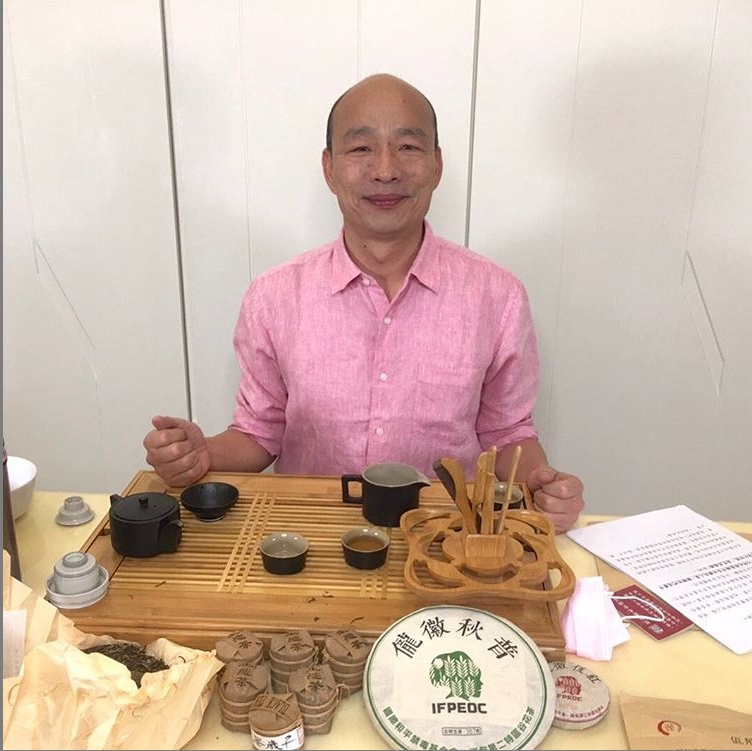
%> input picture 数字图像与数字图像处理/matlab_code/BOOK/vegatable.png, 752 x 751 px
$ octave vegatable.m   (GNU Octave 9; MATLAB toolbox functions it lacks are replaced by stand-ins)
%> lines starting %> are read from the running program, lines starting %| are printed output that depends on the picture; in (x1, y1, x2, y2) boxes, pixels count from 0 and x2, y2 are one past the last pixel; in counts of white or black regions, pixels touching at a corner belong together; the program's own positions count from 1
clc;clear;
s=what;
p=s.path;
I=imread("D:\OneDrive - cozecn\自动化\数字图像与数字图像处理\matlab_code\BOOK\vegatable.png");
%> I is the input picture: size 751x752x3 uint8; mean R, G, B 206.3, 182.1, 168.3
I1=rgb2gray(I);
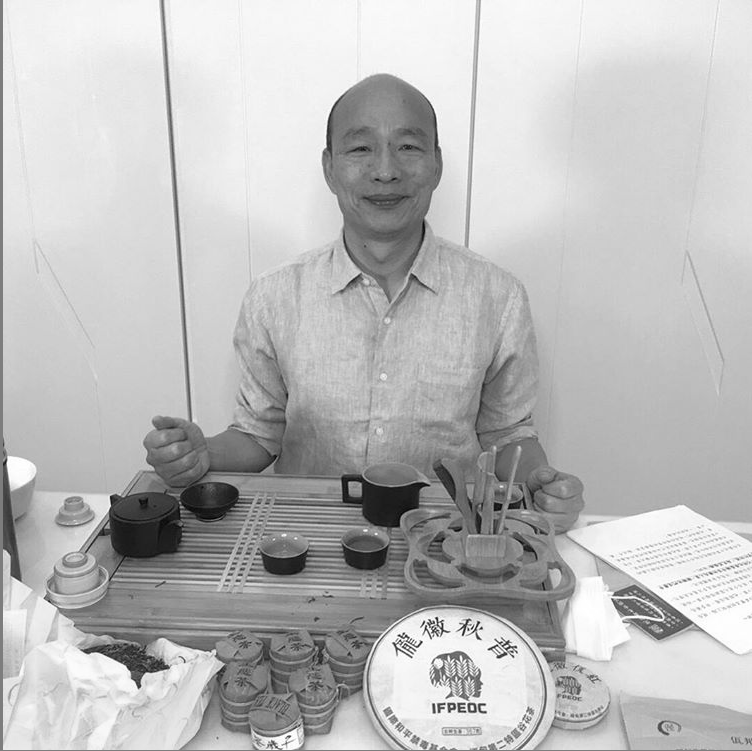
%> I1: size 751x752 uint8; min 2, max 255, mean 187.7
[m,n]=size(I1);
%> m = 751; n = 752
x=2:m-1;
%> x = 749 values from 2 to 750
y=2:n-1;
%> y = 750 values from 2 to 751
flag=0.0001;%阀值
% [9 lines of commented-out code are left out]
%%subplot(1,3,3),imshow(edge,[]);title('自定义边缘图像');

GG=10;
subplot(4,4,1),imshow(I);title('原始图像');
subplot(4,4,2),imshow(I1);title('灰度图像');
for tt = 1:14
    flag=  flag*exp(1);
    index=find(abs(I1(x,y)-I1(x-1,y))>flag...
           |abs(I1(x,y)-I1(x,y-1))>flag...
           |abs(I1(x,y)-I1(x,y+1))>flag...
           |abs(I1(x,y)-I1(x+1,y))>flag);
    edge=ones(m-2,n-2);
    edge(index)=0;
    %figure();
    subplot(4,4,2+tt),imshow(edge,[]);title("边缘"+flag);
end
%> this loop made 14 passes
%> pass 1, `imshow(edge,[])`:
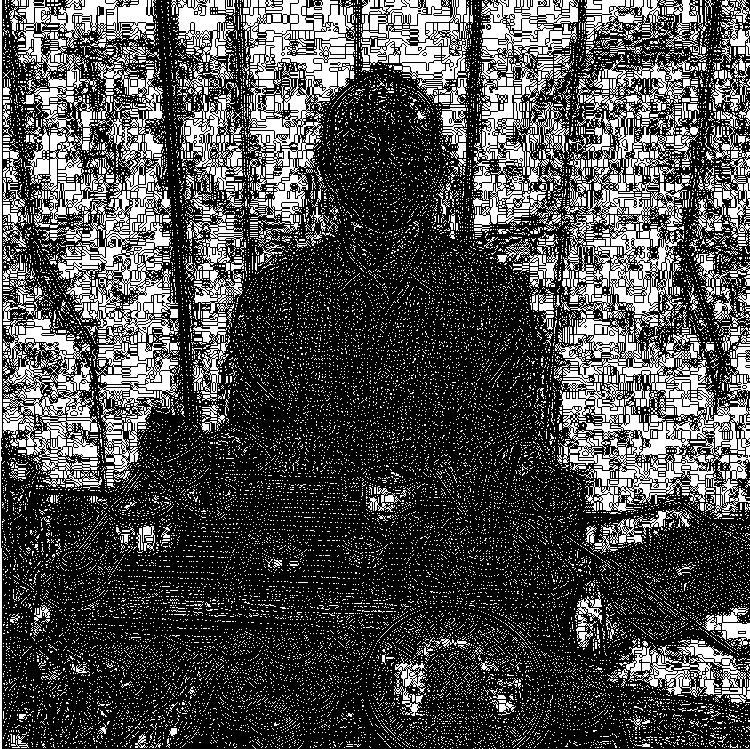
%> displayed picture: size 749x750, on the screen's scale of 0 to 255; 29.9% white; 21562 white regions (21168 under 20 px), largest, box (x1, y1, x2, y2) and area: (15, 0, 180, 442) 19143, (555, 311, 750, 515) 15634, (560, 55, 698, 324) 11801
%> after the loop:
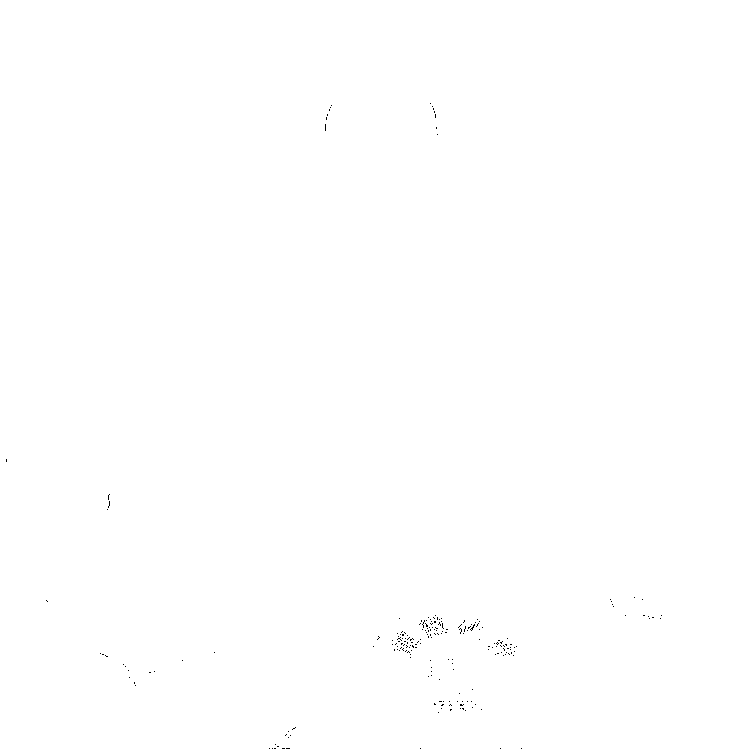
%> edge: size 749x750 double; values 0 (black) and 1 (white), 99.9% white; black in thin lines or dots, all inside (x1, y1, x2, y2) = (6, 103, 662, 749)
%> after the loop, flag = 120.3
%> after the loop:
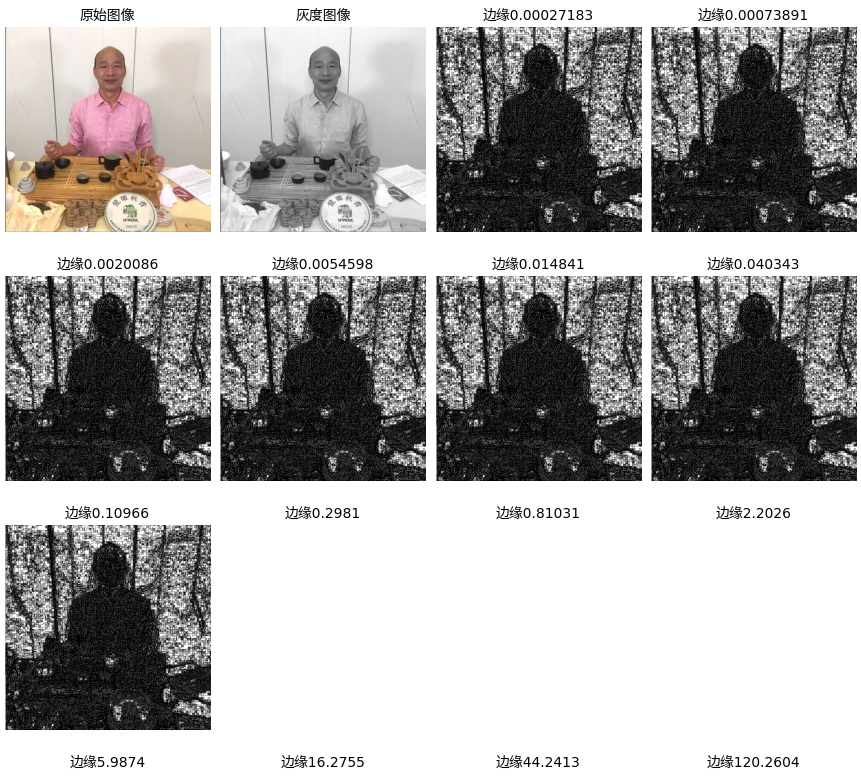
%> figure redrawn from the program's plot data, 16 panels
